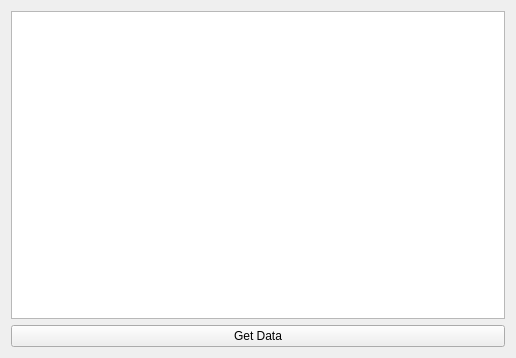
<?xml version="1.0" encoding="UTF-8"?>
<ui version="4.0">
 <class>Widget</class>
 <widget class="QWidget" name="Widget">
  <property name="geometry">
   <rect>
    <x>0</x>
    <y>0</y>
    <width>516</width>
    <height>358</height>
   </rect>
  </property>
  <property name="windowTitle">
   <string>Widget</string>
  </property>
  <layout class="QVBoxLayout" name="verticalLayout">
   <item>
    <widget class="QListView" name="listView"/>
   </item>
   <item>
    <widget class="QPushButton" name="pushButton">
     <property name="text">
      <string>Get Data</string>
     </property>
    </widget>
   </item>
  </layout>
 </widget>
 <resources/>
 <connections/>
</ui>
